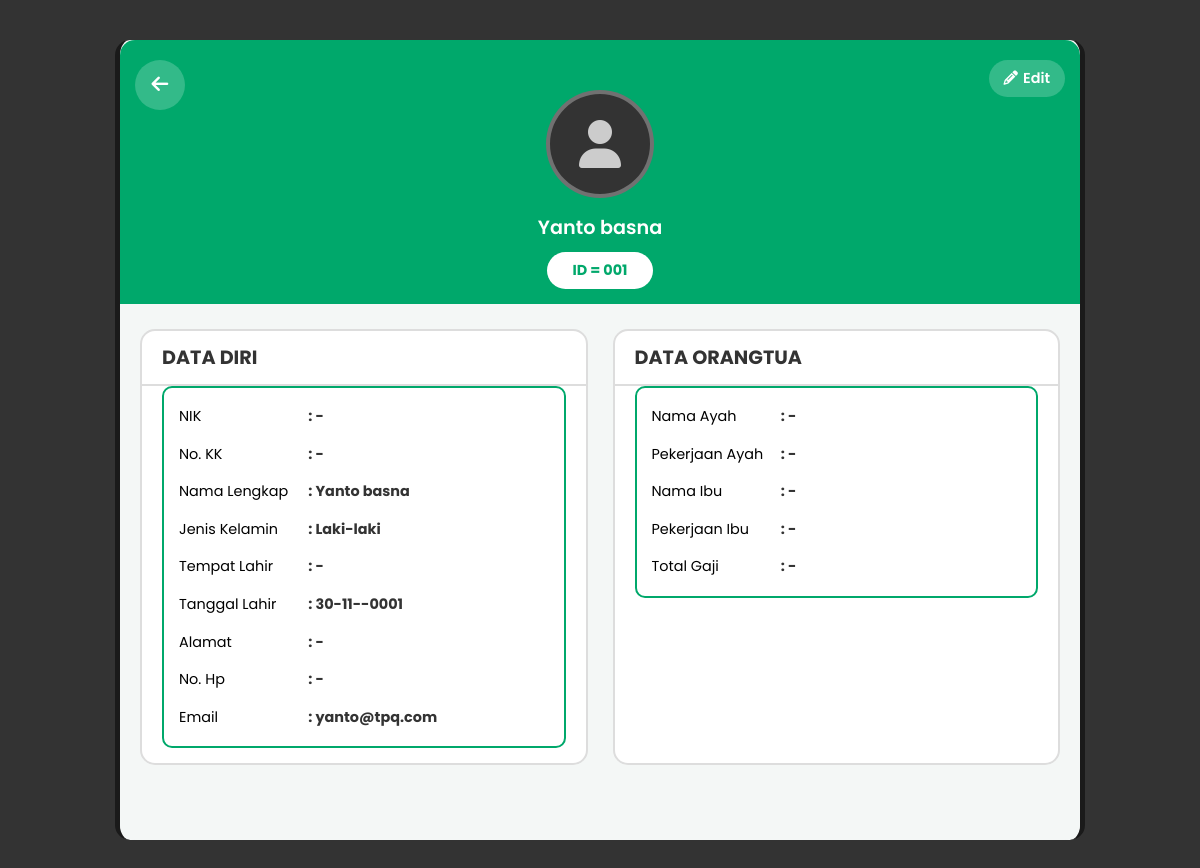
Page /santri/biodata_santri.php (signed in) on the committed database.
### tables this page shows
CREATE TABLE `data_santri` (
  `id` int(11) NOT NULL,
  `user_id` int(11) NOT NULL,
  `id_kelas` int(11) DEFAULT NULL,
  `nama_lengkap` varchar(100) NOT NULL,
  `nis` varchar(50) DEFAULT NULL,
  `nama_wali` varchar(100) DEFAULT NULL,
  `no_telepon_wali` varchar(20) DEFAULT NULL,
  `alamat` text DEFAULT NULL,
  `nik` varchar(20) DEFAULT NULL,
  `no_kk` varchar(20) DEFAULT NULL,
  `jenis_kelamin` enum('Laki-laki','Perempuan') DEFAULT NULL,
  `tempat_lahir` varchar(100) DEFAULT NULL,
  `tanggal_lahir` date DEFAULT NULL,
  `no_hp` varchar(20) DEFAULT NULL,
  `nama_ayah` varchar(100) DEFAULT NULL,
  `pekerjaan_ayah` varchar(100) DEFAULT NULL,
  `nama_ibu` varchar(100) DEFAULT NULL,
  `pekerjaan_ibu` varchar(100) DEFAULT NULL,
  `gaji_per_bulan` varchar(50) DEFAULT NULL,
  `foto` varchar(255) DEFAULT NULL
);

CREATE TABLE `users` (
  `id` int(11) NOT NULL,
  `email` varchar(100) NOT NULL,
  `password` varchar(255) NOT NULL,
  `role` enum('admin','pengajar','santri') NOT NULL,
  `created_at` timestamp NOT NULL DEFAULT current_timestamp()
);

### santri/biodata_santri.php (the view, shortened to what this page needs)
<?php
require '../koneksi.php';
$user_id_login = $_SESSION['user_id'];
$santri_data = [];
$sql = "SELECT s.*, u.email
        FROM data_santri s
        JOIN users u ON s.user_id = u.id
        WHERE s.user_id = ?
        LIMIT 1";
$stmt = $koneksi->prepare($sql);
$stmt->bind_param("i", $user_id_login);
$stmt->execute();
$result = $stmt->get_result();
if ($result->num_rows > 0) {
    $santri_data = $result->fetch_assoc();
} else {
    header("Location: dashboard_santri.php");
    exit();
}
function tampilkanData($data) {
    return htmlspecialchars(!empty($data) ? $data : '-');
}
$tanggal_lahir_formatted = '-';
if (!empty($santri_data['tanggal_lahir'])) {
    $timestamp = strtotime($santri_data['tanggal_lahir']);
    $tanggal_lahir_formatted = date('d-m-Y', $timestamp);
}
?>
<!DOCTYPE html>
<html lang="id">
<head>
    <link rel="stylesheet" href="https://cdnjs.cloudflare.com/ajax/libs/font-awesome/6.5.1/css/all.min.css">
</head>
<body>
    <div class="biodata-container">
        <header class="profile-header">
            <a href="dashboard_santri.php" class="back-btn">
                <i class="fas fa-arrow-left"></i>
            </a>
            <a href="edit_biodata.php" class="edit-btn">
                <i class="fas fa-pencil-alt"></i> Edit
            </a>
            <div class="profile-pic">
                <?php if (!empty($santri_data['foto'])): ?>
                    <img src="../uploads/<?php echo htmlspecialchars($santri_data['foto']); ?>" alt="Foto Profil">
                <?php else: ?>
                    <div class="icon"><i class="fas fa-user"></i></div>
                 <?php endif; ?>
            </div>
            <h2><?php echo tampilkanData($santri_data['nama_lengkap']); ?></h2>
            <div class="nis-badge">
                ID = <?php echo tampilkanData($santri_data['nis']); ?>
            </div>
        </header>
        <main class="profile-content">
            <div class="card-grid">
                <div class="card">
                    <h3>DATA DIRI</h3>
                    <div class="card-body">
                        <ul class="info-list">
                            <li><span>NIK</span> <strong>: <?php echo tampilkanData($santri_data['nik']); ?></strong></li>
                            <li><span>No. KK</span> <strong>: <?php echo tampilkanData($santri_data['no_kk']); ?></strong></li>
                            <li><span>Nama Lengkap</span> <strong>: <?php echo tampilkanData($santri_data['nama_lengkap']); ?></strong></li>
                            <li><span>Jenis Kelamin</span> <strong>: <?php echo tampilkanData($santri_data['jenis_kelamin']); ?></strong></li>
                            <li><span>Tempat Lahir</span> <strong>: <?php echo tampilkanData($santri_data['tempat_lahir']); ?></strong></li>
                            <li><span>Tanggal Lahir</span> <strong>: <?php echo $tanggal_lahir_formatted; ?></strong></li>
                            <li><span>Alamat</span> <strong>: <?php echo tampilkanData($santri_data['alamat']); ?></strong></li>
                            <li><span>No. Hp</span> <strong>: <?php echo tampilkanData($santri_data['no_hp']); ?></strong></li>
                            <li><span>Email</span> <strong>: <?php echo tampilkanData($santri_data['email']); ?></strong></li>
                        </ul>
                    </div>
                </div>
                <div class="card">
                    <h3>DATA ORANGTUA</h3>
                    <div class="card-body">
                         <ul class="info-list">
                            <li><span>Nama Ayah</span> <strong>: <?php echo tampilkanData($santri_data['nama_ayah']); ?></strong></li>
                            <li><span>Pekerjaan Ayah</span> <strong>: <?php echo tampilkanData($santri_data['pekerjaan_ayah']); ?></strong></li>
                            <li><span>Nama Ibu</span> <strong>: <?php echo tampilkanData($santri_data['nama_ibu']); ?></strong></li>
                            <li><span>Pekerjaan Ibu</span> <strong>: <?php echo tampilkanData($santri_data['pekerjaan_ibu']); ?></strong></li>
                            <li><span>Total Gaji</span> <strong>: <?php echo tampilkanData($santri_data['gaji_per_bulan']); ?></strong></li>
                        </ul>
                    </div>
                </div>
            </div>
        </main>
    </div>
</body>
</html>

### santri/biodata_santri.php (style rules this page uses)
:root { --warna-hijau: #00a86b; --warna-latar: #f4f7f6; --warna-teks: #333333; }
body, html { margin: 0; padding: 0; font-family: 'Poppins', sans-serif; background-color: #333; }
.biodata-container { width: 100%; max-width: 420px; min-height: 100vh; margin: 0 auto; background-color: var(--warna-latar); display: flex; flex-direction: column; overflow: hidden; border-left: 5px solid #1a1a1a; border-right: 5px solid #1a1a1a; }
.profile-header { background-color: var(--warna-hijau); color: white; padding: 30px 20px 40px 20px; text-align: center; position: relative; }
.back-btn, .edit-btn { position: absolute; top: 20px; text-decoration: none; color: white; font-size: 1.2rem; padding: 10px; background-color: rgba(255, 255, 255, 0.2); width: 30px; height: 30px; display: flex; align-items: center; justify-content: center; border-radius: 50%; }
.back-btn { left: 15px; }
.edit-btn { right: 15px; font-size: 0.9rem; font-weight: 600; border-radius: 20px; width: auto; height: auto; padding: 8px 15px; }
.edit-btn i { margin-right: 5px; }
.profile-pic { width: 100px; height: 100px; border-radius: 50%; margin: 20px auto 15px auto; border: 4px solid rgba(255, 255, 255, 0.3); background-color: #333; overflow: hidden; }
.profile-pic .icon { width: 100%; height: 100%; display: flex; align-items: center; justify-content: center; font-size: 3rem; color: #ccc; }
.profile-header h2 { margin: 0; font-size: 1.2rem; font-weight: 600; }
.nis-badge { display: inline-block; background-color: white; color: var(--warna-hijau); padding: 8px 25px; border-radius: 20px; font-weight: 700; font-size: 0.9rem; margin-top: 10px; }
.profile-content { background-color: var(--warna-latar); padding: 25px 20px; flex-grow: 1; border-radius: 30px 30px 0 0; margin-top: -25px; z-index: 10; }
.card { background-color: white; border: 2px solid #ddd; border-radius: 15px; margin-bottom: 25px; overflow: hidden; }
.card h3 { margin: 0; padding: 12px 20px; color: var(--warna-teks); font-size: 1.2rem; font-weight: 700; }
.card-body { padding: 0px 20px 15px 20px; border-top: 2px solid #ddd; }
.info-list { list-style: none; padding: 0; margin: 0; border: 2px solid var(--warna-hijau); border-radius: 10px; padding: 10px; }
.info-list li { display: flex; padding: 8px 5px; font-size: 0.9rem; line-height: 1.5; }
.info-list li span { color: var(--warna-teks-abu); flex-basis: 35%; flex-shrink: 0; }
.info-list li strong { color: var(--warna-teks); flex-basis: 65%; word-break: break-word; }
@media (min-width: 960px) { .biodata-container { max-width: 960px; margin-top: 40px; margin-bottom: 40px; border-radius: 15px; } }
@media (min-width: 960px) { .profile-header { border-radius: 15px 15px 0 0; } }
@media (min-width: 960px) { .profile-content { border-radius: 0 0 15px 15px; } }
@media (min-width: 960px) { .card-grid { display: grid; grid-template-columns: 1fr 1fr; gap: 25px; } }
@media (min-width: 960px) { .card { margin-bottom: 0; } }

### rows in the picture
data_santri: nama_lengkap "Yanto basna", nis "001", nik "-", no_kk "-", jenis_kelamin "Laki-laki", tempat_lahir "-", tanggal_lahir "30-11--0001", alamat "-", no_hp "-", user.email "yanto@tpq.com", nama_ayah "-", pekerjaan_ayah "-", nama_ibu "-", pekerjaan_ibu "-", gaji_per_bulan "-"
